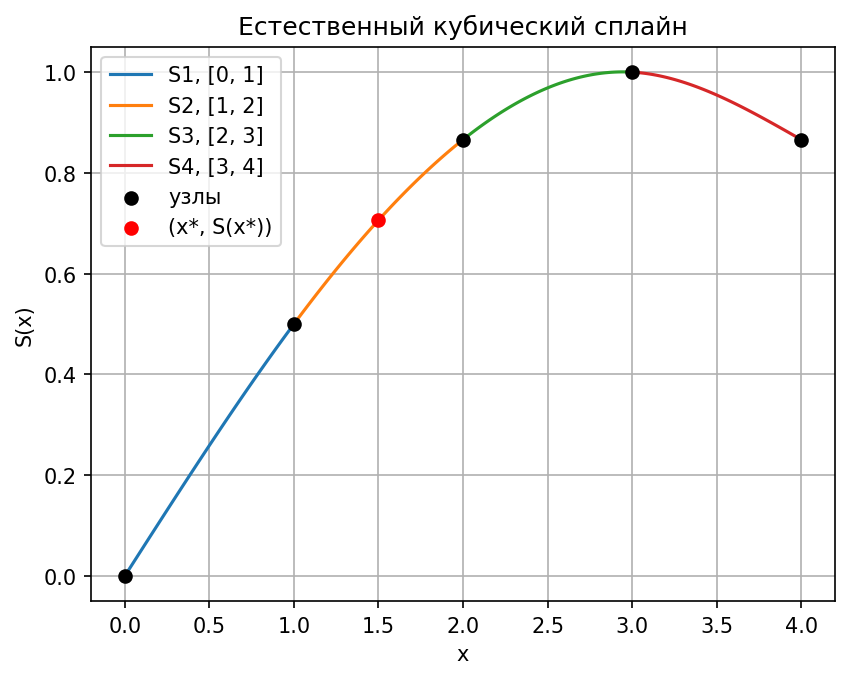

This figure's Python source:
from pathlib import Path

import matplotlib.pyplot as plt
import numpy as np

from lab3_2 import cubic_spline, read_data, spline_value


x, y, point = read_data(Path(__file__).with_name("input.txt"))
coefficients = cubic_spline(x, y)

for i in range(len(x) - 1):
    grid = np.linspace(x[i], x[i + 1], 100)
    values = [spline_value(x, coefficients, value)[0] for value in grid]
    plt.plot(grid, values, label=f"S{i + 1}, [{x[i]:g}, {x[i + 1]:g}]")

point_y, _ = spline_value(x, coefficients, point)
plt.scatter(x, y, color="black", zorder=3, label="узлы")
plt.scatter(point, point_y, color="red", zorder=4, label="(x*, S(x*))")
plt.xlabel("x")
plt.ylabel("S(x)")
plt.title("Естественный кубический сплайн")
plt.grid()
plt.legend()

path = Path(__file__).with_name("graph.png")
plt.savefig(path, dpi=150, bbox_inches="tight")
print("График сохранен:", path)
plt.show()
